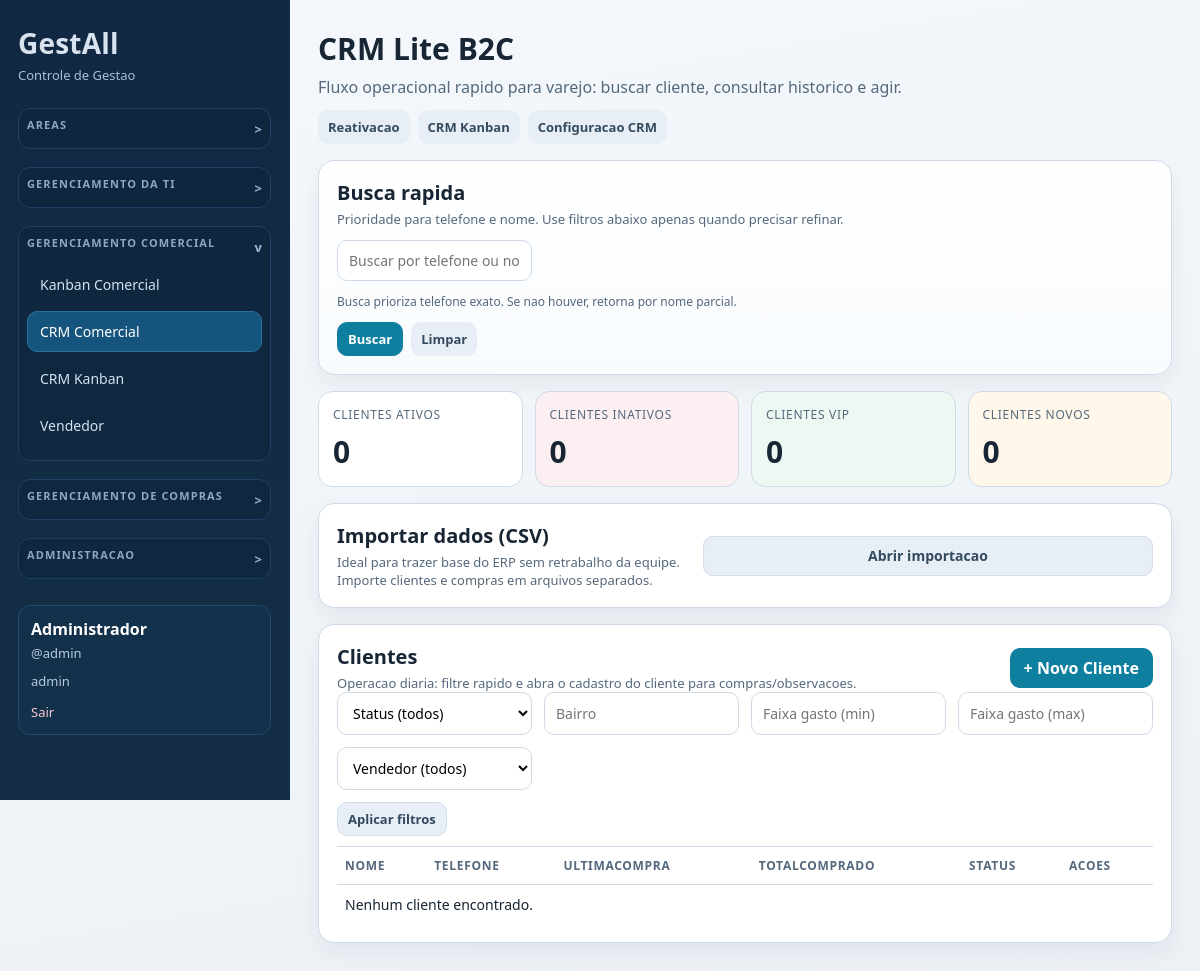
The app's page /index.php?r=commercial.crm (signed in) with its own data.
### tables this page shows
CREATE TABLE users (
                id INTEGER PRIMARY KEY AUTOINCREMENT,
                username TEXT NOT NULL UNIQUE,
                password_hash TEXT NOT NULL,
                name TEXT NOT NULL,
                created_at TEXT NOT NULL DEFAULT CURRENT_TIMESTAMP
            , role TEXT NOT NULL DEFAULT 'admin', department_id INTEGER, staff_id INTEGER, is_seller INTEGER NOT NULL DEFAULT 0);

### app/Views/commercial/crm.php (the view, shortened to what the rows shown need)
<section class="page-head">
    <div class="page-head-actions">
        <div>
            <h1>CRM Lite B2C</h1>
        </div>
    </div>
</section>
<section class="card crm-search-card">
    <div class="card-headline">
        <h2>Busca rapida</h2>
    </div>
</section>
<section class="card">
    <div class="table-head">
        <div class="card-headline">
            <h2>Importar dados (CSV)</h2>
        </div>
    </div>
</section>
<section class="card">
    <div class="table-head">
        <div class="card-headline">
            <h2>Clientes</h2>
        </div>
    </div>
    <div class="table-wrap">
        <table>
            <thead>
            <tr>
                <th>Nome</th>
                <th>Telefone</th>
                <th>UltimaCompra</th>
                <th>TotalComprado</th>
                <th>Status</th>
                <th>Acoes</th>
            </tr>
            </thead>
        </table>
    </div>
</section>

### app/Views/partials/header.php (shortened to what the rows shown need)
<?php
$user = Auth::user();
$hideMenu = $hideMenu ?? false;
?>
<!doctype html>
<html lang="pt-BR">
<head>
    <link rel="stylesheet" href="assets/style.css">
</head>
<body>
<div class="layout">
    <?php if (!$hideMenu): ?>
        <aside class="sidebar" id="sidebar">
            <?php if ($user): ?>
                <div class="user-box">
                    <p class="user-name"><?= htmlspecialchars($user['name']) ?></p>
                    <p class="user-login">@<?= htmlspecialchars($user['username']) ?></p>
                    <p class="user-login"><?= htmlspecialchars((string) ($user['role'] ?? '')) ?><?= !empty($user['department_name']) ? ' - ' . htmlspecialchars((string) $user['department_name']) : '' ?></p>
                    <a class="logout-link" href="index.php?r=logout">Sair</a>
                </div>
            <?php endif; ?>
        </aside>
    <?php endif; ?>
    <main class="content">

### records on screen
users: name "Administrador", username "admin", role "admin"

### other values on screen
$statusCounts['ATIVO'] "0"
$statusCounts['INATIVO'] "0"
$statusCounts['VIP'] "0"
$statusCounts['NOVO'] "0"
